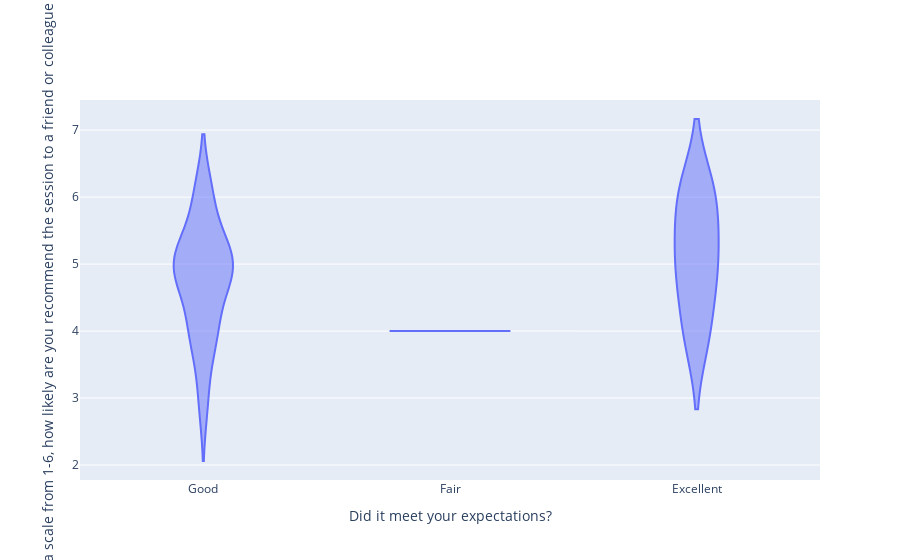

Here is the notebook cell this chart was saved with:
### Code cell
# test bivariate violin plot
x = "Did it meet your expectations?"
y = "On a scale from 1-6, how likely are you recommend the session to a friend or colleague ?"
create_bi_violin_plot(df, x, y)

### Figure 1 — Plotly figure (JSON) as saved in the notebook; plotly's stock layout.template omitted (floating-point values rounded to 4 significant figures)
{"data": [{"name": "Violin Plot", "type": "violin", "x": ["Good", "Good", "Fair", "Good", "Fair", "Good", "Excellent", "Good", "Excellent", "Fair", "Good", "Excellent", "Excellent", "Good", "Excellent", "Excellent", "Good", "Good", "Good", "Excellent", "Excellent", "Good", "Good", "Good"], "y": [5, 4, 4, 5, 4, 4, 5, 5, 5, 4, 4, 4, 6, 5, 6, 5, 5, 6, 5, 4, 6, 6, 3, 5]}], "layout": {"title": {"text": ""}, "xaxis": {"title": {"text": "Did it meet your expectations?"}}, "yaxis": {"title": {"text": "On a scale from 1-6, how likely are you recommend the session to a friend or colleague ?"}}}}
